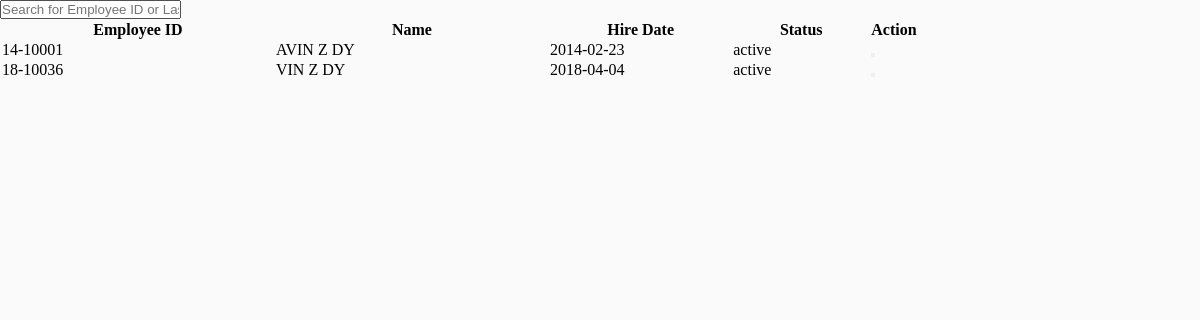
Screenshot of /methods/admin-cash-lists.php with the database file from the repository.
### tables this page shows
CREATE TABLE `employees` (
  `id` int(11) NOT NULL,
  `emp_id` varchar(8) DEFAULT NULL,
  `lname` varchar(11) DEFAULT NULL,
  `fname` varchar(13) DEFAULT NULL,
  `mi` varchar(2) DEFAULT NULL,
  `bdate` date NOT NULL,
  `gender` varchar(7) NOT NULL,
  `email` char(30) NOT NULL,
  `contact` varchar(13) NOT NULL,
  `hire_date` date NOT NULL,
  `hire_year` varchar(5) NOT NULL,
  `role` varchar(25) NOT NULL,
  `status` varchar(15) NOT NULL
);

### methods/admin-cash-lists.php (the view, shortened to what this page needs)
<?php
require('../app/config/connect.php');
$role = "cashier";
$sql = "SELECT * FROM employees WHERE role=?";
$query = $conn->prepare($sql);
$query->execute(array($role));
?>
<!DOCTYPE html>
<html lang="en">
<head>
</head>
<body>
    <div id="test-list">
    <input class="w3-input w3-border w3-padding" type="text" placeholder="Search for Employee ID or Last Name" id="myInput2" onkeyup="showCash()">
        <table class="w3-table-all w3-margin-top list" id="myTable2">
            <tr>
            <th style="width:30%;">Employee ID</th>
            <th style="width:30%;">Name</th>
            <th style="width:20%;">Hire Date</th>
            <th style="width:15%;">Status</th>
            <th style="width:5%;">Action</th>
            </tr>
        <?php
            while($row = $query->fetch(PDO::FETCH_ASSOC)){
        ?>
            <tr class="name">
            <td><?php echo $row['emp_id']; ?></td>
            <td><?php echo strtoupper($row['fname'])." ".strtoupper($row['mi'])." ".strtoupper($row['lname']); ?></td>
            <td><?php echo $row['hire_date']; ?></td>
            <td><?php echo $row['status']; ?></td>
            <td>
                <form method="get" action="employee_view.php">
                    <button type="submit" class="w3-button"><i class="fa fa-eye"></i></button>
                </form>
            </td>
            </tr>
        <?php } ?>
        </table>
    </div>
</body>
</html>

### methods/admin-cash-lists.php (style rules this page uses)
* { margin: 0; padding: 0; }
body { background-color: #fafafa; }

### rows the page displays
employees: emp "14-10001", fname "AVIN", mi "Z", lname "DY", hire_date "2014-02-23", status "active"
employees: emp "18-10036", fname "VIN", mi "Z", lname "DY", hire_date "2018-04-04", status "active"
